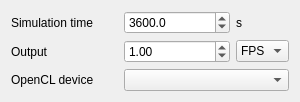
<?xml version="1.0" encoding="UTF-8"?>
<ui version="4.0">
 <class>TaskPanel</class>
 <widget class="QWidget" name="TaskPanel">
  <property name="geometry">
   <rect>
    <x>0</x>
    <y>0</y>
    <width>300</width>
    <height>102</height>
   </rect>
  </property>
  <property name="sizePolicy">
   <sizepolicy hsizetype="Preferred" vsizetype="Preferred">
    <horstretch>0</horstretch>
    <verstretch>1</verstretch>
   </sizepolicy>
  </property>
  <property name="minimumSize">
   <size>
    <width>0</width>
    <height>100</height>
   </size>
  </property>
  <property name="maximumSize">
   <size>
    <width>300</width>
    <height>16777215</height>
   </size>
  </property>
  <property name="windowTitle">
   <string>Create new simulation</string>
  </property>
  <layout class="QGridLayout" name="gridLayout">
   <item row="0" column="0">
    <widget class="QLabel" name="SimTimeLabel">
     <property name="text">
      <string>Simulation time</string>
     </property>
    </widget>
   </item>
   <item row="0" column="1">
    <widget class="QDoubleSpinBox" name="SimTime">
     <property name="decimals">
      <number>1</number>
     </property>
     <property name="maximum">
      <double>10000000.000000000000000</double>
     </property>
     <property name="singleStep">
      <double>10.000000000000000</double>
     </property>
     <property name="value">
      <double>3600.000000000000000</double>
     </property>
    </widget>
   </item>
   <item row="0" column="2">
    <widget class="QLabel" name="SimTimeUnitsLabel">
     <property name="maximumSize">
      <size>
       <width>16</width>
       <height>16777215</height>
      </size>
     </property>
     <property name="text">
      <string>s</string>
     </property>
    </widget>
   </item>
   <item row="1" column="0">
    <widget class="QLabel" name="OutputLabel">
     <property name="text">
      <string>Output</string>
     </property>
    </widget>
   </item>
   <item row="1" column="1">
    <widget class="QDoubleSpinBox" name="Output">
     <property name="maximum">
      <double>10000.000000000000000</double>
     </property>
     <property name="value">
      <double>1.000000000000000</double>
     </property>
    </widget>
   </item>
   <item row="1" column="2">
    <widget class="QComboBox" name="OutputType">
     <property name="sizePolicy">
      <sizepolicy hsizetype="Preferred" vsizetype="Fixed">
       <horstretch>0</horstretch>
       <verstretch>0</verstretch>
      </sizepolicy>
     </property>
     <property name="maximumSize">
      <size>
       <width>56</width>
       <height>16777215</height>
      </size>
     </property>
     <property name="toolTip">
      <string comment="FPS = Frames per second, IPF = Iterations per frame"/>
     </property>
     <item>
      <property name="text">
       <string>FPS</string>
      </property>
     </item>
     <item>
      <property name="text">
       <string>IPF</string>
      </property>
     </item>
    </widget>
   </item>
   <item row="2" column="0">
    <widget class="QLabel" name="DeviceLabel">
     <property name="text">
      <string>OpenCL device</string>
     </property>
    </widget>
   </item>
   <item row="2" column="1" colspan="2">
    <widget class="QComboBox" name="Device"/>
   </item>
  </layout>
 </widget>
 <resources/>
 <connections/>
</ui>
